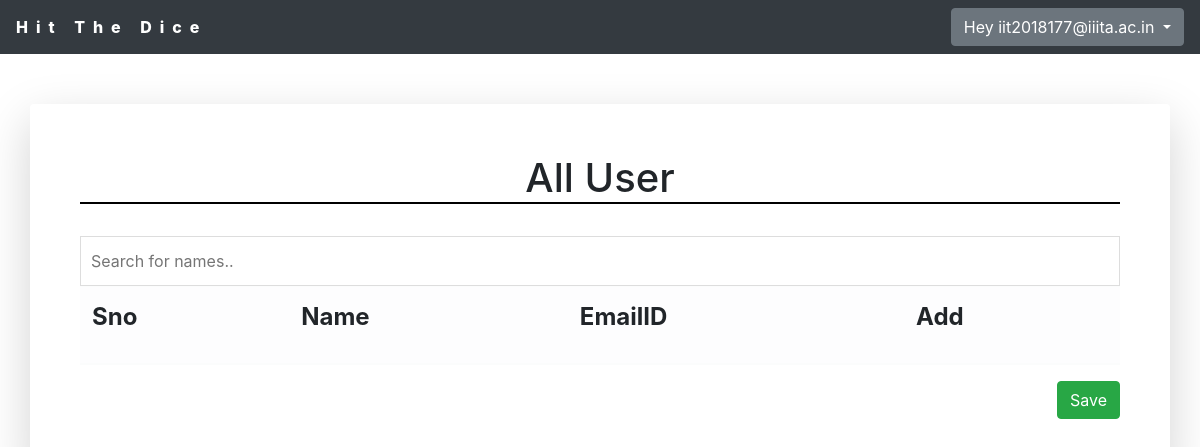
The app's page /users/SelectUser (signed in), older data.
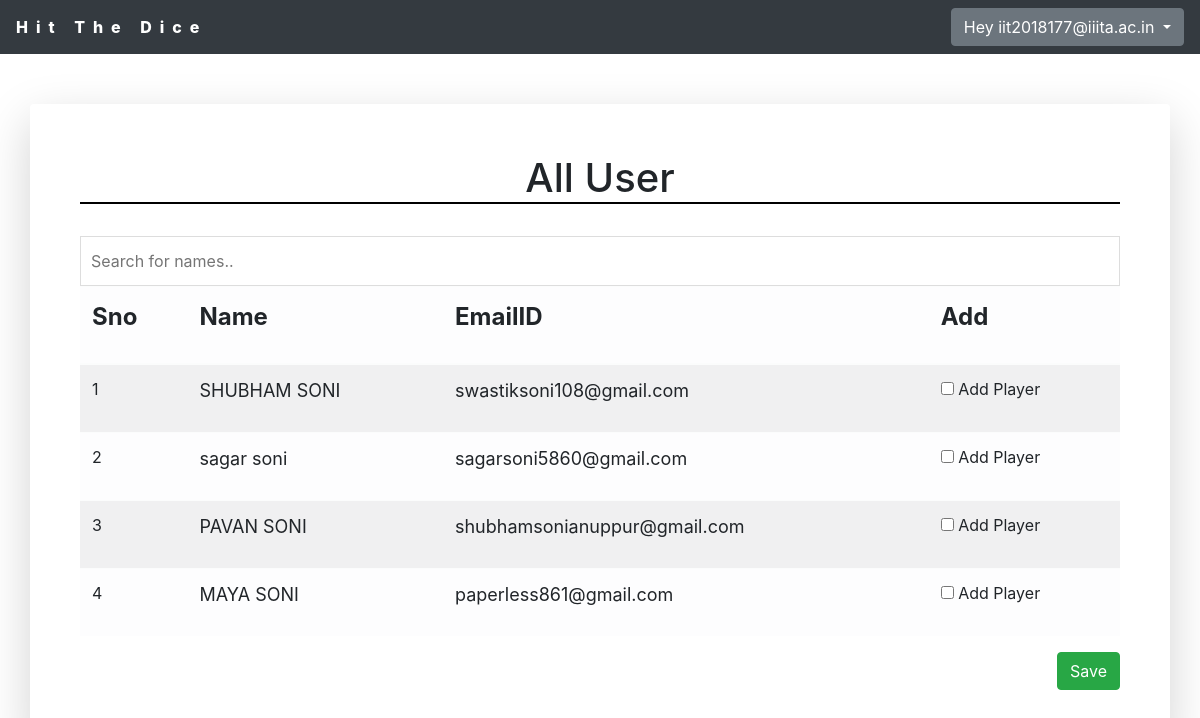
The same page, newer data.
### users/models.py (models this page shows, shortened)
class user(models.Model):
    name=models.CharField(max_length=50)
    email=models.EmailField()
    password=models.CharField(max_length=1000,default='None')
    profilePic=models.ImageField(null=True)
    isActive=models.BooleanField(null=True)

### users/views.py (the view)
# urls.py: path('SelectUser',views.SelectUser,name='SelectUser'),
def SelectUser(request):
    if request.session['slogin']:
        alluser = user.objects.all().exclude(email=request.session['loguser'])
        return render(request,'users/alluser.html',{'alluser':alluser})
    else:
        messages.error(request,'Please login')
        return HttpResponseRedirect('/users/mylogin')

### users/templates/users/alluser.html (shortened to what this page needs)
{%extends 'users/basic.html' %}
{% block  body %}
<div class="container rounded shadow-lg" style="overflow-x: auto;">
    <h1 style="border-bottom: 2px solid black;text-align: center;">All User</h1>
    <br>
    <input type="text" id="myInput" onkeyup="myFunction()" placeholder="Search for names..">
    <br>
    <form action="choosecolor" method="POST" id="myform">
        <table id="myTable" class="table table-striped table-light">
            <thead>
            <tr>
                <th scope="col"><p style="font-size: x-large;">Sno</p></th>
                <th scope="col"><p style="font-size: x-large;">Name</p></th>
                <th scope="col"><p style="font-size: x-large;">EmailID</p></th>
                <th scope="col"><p style="font-size: x-large;">Add</p></th>
            </tr>
            </thead>
            <tbody>
                {% for obj in alluser %}
                    <tr>
                        <td class="counterCel"></td>
                        <td><p style="font-size: large;">{{obj.name}} </p></td>
                        <td><p style="font-size: large;">{{obj.email}}</p></td>
                        <td><input class="mychecks" name="{{obj.email}}" type="checkbox" onclick='myplayer({{forloop.counter}})'> Add Player</td>
                    </tr>
                {% endfor %}
            </tbody>
        </table>
        <button style="float: right;" onclick="check()" type="button" class="btn btn-success">Save</button>
    </form>
</div>
{% endblock %}

### users/templates/users/basic.html (shortened to what this page needs)
<!doctype html>
<html lang="en">
    <head>
    <link rel="stylesheet" href="https://stackpath.bootstrapcdn.com/bootstrap/4.4.1/css/bootstrap.min.css"
>
    </head>
    <body>
        <nav class="navbar navbar-dark bg-dark justify-content-between">
            <a class="ml15">
                <span class="word">Hit</span>
                <span class="word">The</span>
                <span class="word">Dice</span>
            </a>
            <form class="form-inline">
            {% if not request.session.slogin %}
                <a style="margin-right: 10px;color: white;" class="ml9 my-2 my-sm-0" href="mylogin" ><span class="letters" style="font-size: 20px;color: blue;">Login</span></a>
                <a style="margin-left: 10px;color: white;" class="ml13 my-2 my-sm-0" href="signup"><span style="font-size: 20px;color: olive;"> SignUp</span></a>
            {% else %}
                    <a class="btn btn-secondary dropdown-toggle" href="#" role="button" id="dropdownMenuLink" data-toggle="dropdown" aria-haspopup="true" aria-expanded="false">
                        Hey {{ request.session.loguser }}
                    </a>
            {% endif %}
            </form>
          </nav>
            {% block body %}
            {% endblock %}
    </body>
</html>

### users/templates/users/alluser.html (style rules this page uses)
#myInput { width: 100%; font-size: 16px; padding: 10px; border: 1px solid #ddd; height: 50px; }
table { counter-reset: tableCount; }
.counterCel:before { content: counter(tableCount); counter-increment: tableCount; }
@media screen and (min-width: 769px) { .container { padding: 50px; margin: 50px auto; } }

Row changes from the older to the newer data that the page shows:
no longer on this page (row edited): user: session.loguser "iit2018177@iiita.ac.in"
added user: name "SHUBHAM SONI", email "swastiksoni108@gmail.com"
added user: name "sagar soni", email "sagarsoni5860@gmail.com"
added user: name "PAVAN SONI", email "shubhamsonianuppur@gmail.com"
added user: name "MAYA SONI", email "paperless861@gmail.com"
Text that changed along with them:
{{ request.session.loguser }}: (not shown) → "iit2018177@iiita.ac.in"
